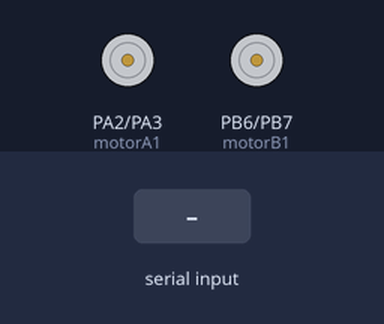
Bench run of a sketch on a simulated STM32 Blue Pill. On the bench: motor-driver pin pairs drawn as motors (green arrow = first pin HIGH = forward, orange = second pin HIGH = backward, longer = more drive, scaled by the enable pin). Inputs (shaded band) come from the test bench.

Above: at 1.2 s.
1.3 s: "F" received over Serial
At 1.7 s:
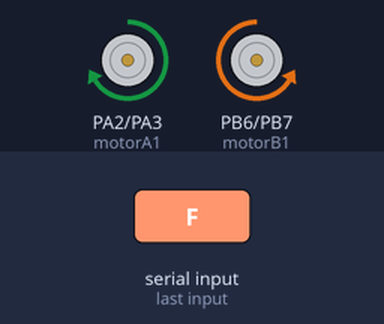
4.3 s: "B" received over Serial
At 4.7 s:
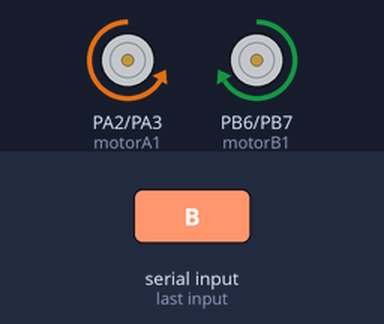
7.3 s: "L" received over Serial
At 7.45 s:
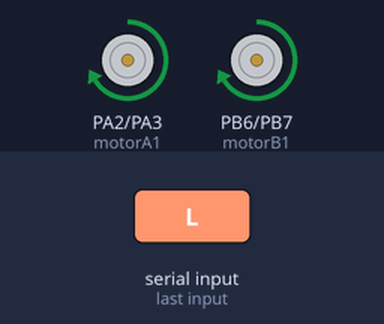
10.3 s: "R" received over Serial
At 10.45 s:
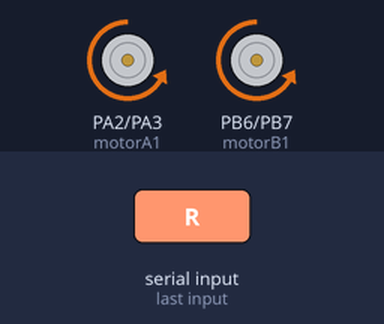
13.3 s: "1" received over Serial
At 13.7 s:
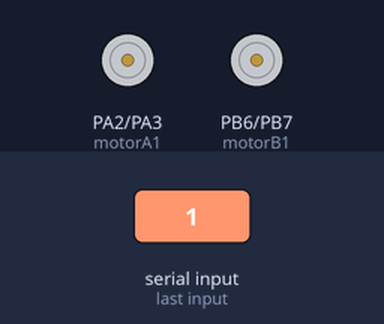
Timing chart, 0 to 15.8 s (numbered marks = the images above; inputs shaded):
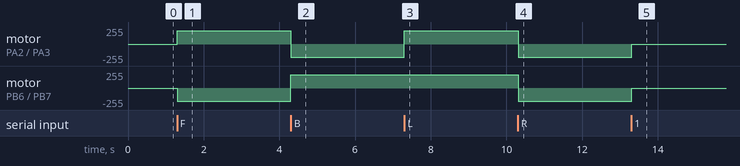

Measured:
- after the input at 1.3 s, motor on PA2 (motorA1) / PA3 (motorA2): stopped → forward 200/255 at once; motor on PB6 (motorB1) / PB7 (motorB2): stopped → backward 200/255 at once
- after the input at 4.3 s, motor on PA2 (motorA1) / PA3 (motorA2): forward 200/255 → backward 200/255 at once; motor on PB6 (motorB1) / PB7 (motorB2): backward 200/255 → forward 200/255 at once
- after the input at 7.3 s, motor on PA2 (motorA1) / PA3 (motorA2): backward 200/255 → forward 200/255 at once
- after the input at 10.3 s, motor on PA2 (motorA1) / PA3 (motorA2), motor on PB6 (motorB1) / PB7 (motorB2): forward 200/255 → backward 200/255 at once
- after the input at 13.3 s, motor on PA2 (motorA1) / PA3 (motorA2), motor on PB6 (motorB1) / PB7 (motorB2): backward 200/255 → stopped at once

The sketch:

stm32_btrobot.ino
```cpp
const int enable_motorA = PA1; // PA1 pin to enable motor A
const int motorA1 = PA2; // PA2 pin to rotate the right motor direction forward
const int motorA2 = PA3; // PA3 pin to rotate the right motor direction backward
const int motorB1 = PB6; // PB6 pin to rotate the left motor direction backward
const int motorB2 = PB7; // PB7 pin to rotate the left motor direction forward
const int enable_motorB = PB8; // PB8 pin to enable motor B

char cmd; // Initialize a cmd variable with Character (Char) data type

// Methods setup
void setup(){
  Serial.begin(9600); // Initiate serial communication at baudrate 9600
  pinMode(enable_motorA, OUTPUT); // PA1 pin is used as an output
  pinMode(motorA1, OUTPUT); // PA2 pin is used as an output
  pinMode(motorA2, OUTPUT); // PA3 pin is used as an output
  pinMode(motorB1, OUTPUT); // PB6 pin is used as an output
  pinMode(motorB2, OUTPUT); // PB7 pin is used as an output
  pinMode(enable_motorB, OUTPUT); // PB8 pin is used as an output
}

// Methods loop
void loop(){
  if(Serial.available() > 0) { cmd = Serial.read(); } // Bluetooth sensor readings
  analogWrite(enable_motorA, 200); analogWrite(enable_motorB, 200); // Controlling speed (0 = off and 255 = max speed)
  if(cmd == 'F'){ forward(); } // If the button whose value is "F" is pressed, the robot car will move forward
  if(cmd == 'B'){ backward(); } // If the button whose value is "B" is pressed, the robot car will move backward
  if(cmd == 'L'){ left(); } // If the button whose value is "L" is pressed, the robot car will turn left
  if(cmd == 'R'){ right(); } // If the button whose value is "R" is pressed, the robot car will turn right
  stop(); // Normal state all motors off
}

// Methods forward
void forward(){
  digitalWrite(motorA1, HIGH); digitalWrite(motorA2, LOW); digitalWrite(motorB1, LOW); digitalWrite(motorB2, HIGH); // Command to move forward
  delay(500); // Delay time of 500 milliseconds
}

// Methods backward
void backward(){
  digitalWrite(motorA1, LOW); digitalWrite(motorA2, HIGH); digitalWrite(motorB1, HIGH); digitalWrite(motorB2, LOW); // Command to move backward
  delay(500); // Delay time of 500 milliseconds
}

// Methods left
void left(){
  digitalWrite(motorA1, HIGH); digitalWrite(motorA2, LOW); digitalWrite(motorB1, HIGH); digitalWrite(motorB2, LOW); // Command to turn left
  delay(300); // Delay time of 300 milliseconds
}

// Methods right
void right(){
  digitalWrite(motorA1, LOW); digitalWrite(motorA2, HIGH); digitalWrite(motorB1, LOW); digitalWrite(motorB2, HIGH); // Command to turn right
  delay(300); // Delay time of 300 milliseconds
}

// Methods stop
void stop(){
  digitalWrite(motorA1, LOW); digitalWrite(motorA2, LOW); digitalWrite(motorB1, LOW); digitalWrite(motorB2, LOW); // Command to stop
}
```
